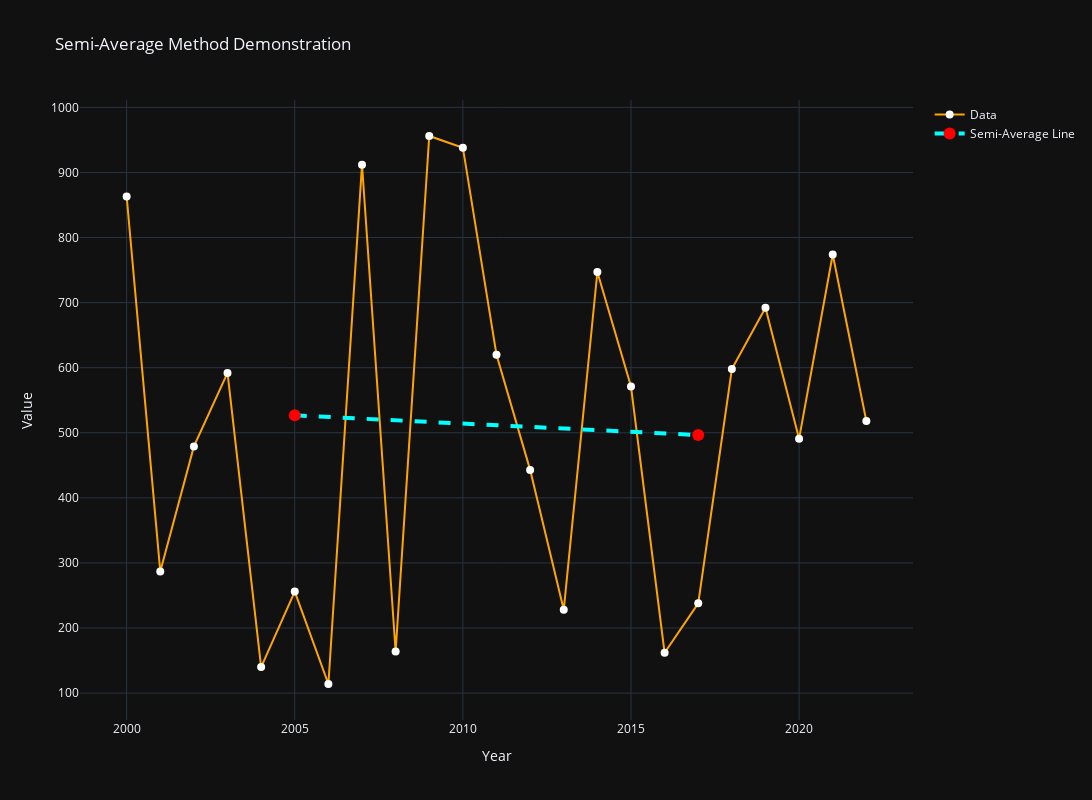

Notebook code for this chart:
### Markdown cell above
### <span style="color:cyan">2. Semi-Average Method</span>

#### Definition
The **semi-average method** is a simple statistical technique for trend estimation that divides time series data into two equal parts and calculates their respective averages to establish a linear trend line.

#### Key Characteristics
| Feature          | Description                                                                 |
|------------------|-----------------------------------------------------------------------------|
| **Calculation**  | Divides data into two equal halves and computes their means                |
| **Complexity**   | Simple arithmetic (no advanced math required)                              |
| **Output**       | Straight-line trend connecting the two semi-averages                       |
| **Best For**     | Rough trend approximation in small datasets                                |

#### When to Use
✔️ **Appropriate for**:
- Quick preliminary trend analysis
- Small datasets (<50 observations)
- When only a rough linear trend is needed
- Situations requiring minimal computation

❌ **Avoid when**:
- Data has strong seasonality/cyclical patterns
- Non-linear trends are present
- High precision is required

#### Step-by-Step Implementation
```python
import numpy as np

# Sample data (time periods vs values)
years = np.arange(2010, 2020)
values = [12, 15, 14, 18, 20, 22, 25, 24, 27, 30]

### Code cell
import numpy as np 
import plotly.graph_objects as go

# Generate data
years = np.arange(2000, 2023)
values = np.random.randint(100, 1000, len(years))

# If the length of the data is odd then remove the middle row for calculating semi-average line
if len(years) % 2 != 0:
    middle_index = len(years) // 2
    trimmed_arr = np.delete(years, middle_index)
    
elif len(years) % 2 == 0:
    trimmed_arr = years

# Split data
first_semi_year, second_semi_year = np.array_split(trimmed_arr, 2)
first_half_values, second_half_values = np.array_split(values, 2)

# Calculate averages
avg_years = [np.mean(first_semi_year), np.mean(second_semi_year)]
avg_values = [np.mean(first_half_values), np.mean(second_half_values)]
    

# Create figure
fig = go.Figure()

# Add original data trace
fig.add_trace(go.Scatter(
    x=years, 
    y=values, 
    name='Data', 
    mode='markers+lines',
    marker=dict(color='white', size=8),
    line=dict(color='orange', width=2)
))

# Add semi-average line trace
fig.add_trace(go.Scatter(
    x=avg_years,
    y=avg_values,
    mode='lines+markers',
    name='Semi-Average Line',
    marker=dict(color='red', size=12),
    line=dict(color='cyan', width=4, dash='dash')
))

# Update layout
fig.update_layout(
    title='Semi-Average Method Demonstration',
    xaxis_title='Year',
    yaxis_title='Value',
    showlegend=True,
    template='plotly_dark',
    width=1500,
    height=800,
    hovermode='x unified'
)

fig.show()

### Figure 1 — Plotly figure (JSON) as saved in the notebook; plotly's stock layout.template omitted (floating-point values rounded to 4 significant figures)
{"data": [{"line": {"color": "orange", "width": 2}, "marker": {"color": "white", "size": 8}, "mode": "markers+lines", "name": "Data", "type": "scatter", "x": [2000, 2001, 2002, 2003, 2004, 2005, 2006, 2007, 2008, 2009, 2010, 2011, 2012, 2013, 2014, 2015, 2016, 2017, 2018, 2019, 2020, 2021, 2022], "y": [863, 287, 479, 592, 140, 256, 114, 912, 164, 956, 938, 620, 443, 228, 747, 571, 162, 238, 598, 692, 491, 774, 518]}, {"line": {"color": "cyan", "dash": "dash", "width": 4}, "marker": {"color": "red", "size": 12}, "mode": "lines+markers", "name": "Semi-Average Line", "type": "scatter", "x": [2005, 2017], "y": [526.8, 496.5]}], "layout": {"height": 800, "hovermode": "x unified", "showlegend": true, "title": {"text": "Semi-Average Method Demonstration"}, "width": 1500, "xaxis": {"title": {"text": "Year"}}, "yaxis": {"title": {"text": "Value"}}}}
